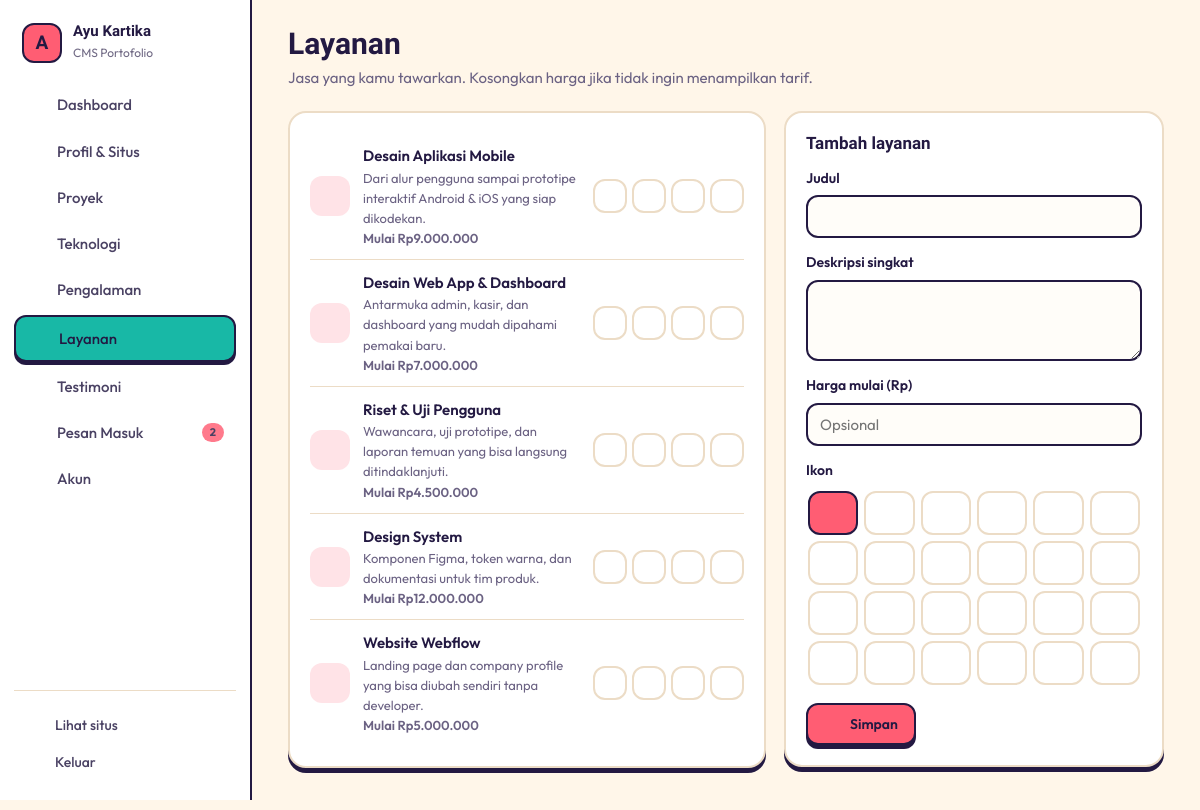
The app's page /index.php?page=layanan (signed in) with its own data.
### tables this page shows
CREATE TABLE layanan (
  id INT AUTO_INCREMENT PRIMARY KEY,
  judul VARCHAR(100) NOT NULL,
  deskripsi VARCHAR(255) NOT NULL,
  ikon VARCHAR(40) NOT NULL DEFAULT 'sparkles',
  harga_mulai INT UNSIGNED NULL,
  urutan INT NOT NULL DEFAULT 0
);

### index.php (called while the page is built, shortened)
<?php
require __DIR__ . '/includes/bootstrap.php';
$admin = [
    'login'         => 'pages/admin/login.php',
    'logout'        => 'pages/admin/logout.php',
    'dashboard'     => 'pages/admin/dashboard.php',
    'profil'        => 'pages/admin/profil.php',
    'kelola-proyek' => 'pages/admin/proyek.php',
    'proyek-form'   => 'pages/admin/proyek-form.php',
    'teknologi'     => 'pages/admin/teknologi.php',
    'pengalaman'    => 'pages/admin/pengalaman.php',
    'layanan'       => 'pages/admin/layanan.php',
    'testimoni'     => 'pages/admin/testimoni.php',
    'pesan'         => 'pages/admin/pesan.php',
    'akun'          => 'pages/admin/akun.php',
];
$page = (string) ($_GET['page'] ?? 'beranda');
require __DIR__ . '/' . $admin[$page];

### pages/admin/layanan.php (the view, shortened to what this page needs)
<?php
$edit = isset($_GET['id']) ? q('SELECT * FROM layanan WHERE id = ?', [(int) $_GET['id']])->fetch() : null;
$edit = $edit ?: ['id' => 0, 'judul' => '', 'deskripsi' => '', 'ikon' => 'code-xml', 'harga_mulai' => null];
$list = q('SELECT * FROM layanan ORDER BY urutan, id')->fetchAll();
require ROOT . '/includes/admin_header.php';
?>
<div class="grid-side">
    <section class="card">
        <ul class="rows">
            <?php foreach ($list as $x): ?>
                <li><span class="logo-box"><?= icon($x['ikon'], 22) ?></span><div class="grow"><b><?= e($x['judul']) ?></b><small><?= e($x['deskripsi']) ?></small><?php if ($x['harga_mulai']): ?><small class="acc">Mulai <?= rupiah((int) $x['harga_mulai']) ?></small><?php endif; ?></div>
                    <div class="row-acts">
                        <form method="post"><?= csrf_field() ?><input type="hidden" name="id" value="<?= $x['id'] ?>"><button class="icon-btn" name="aksi" value="naik"><?= icon('arrow-up', 16) ?></button></form>
                        <form method="post"><?= csrf_field() ?><input type="hidden" name="id" value="<?= $x['id'] ?>"><button class="icon-btn" name="aksi" value="turun"><?= icon('arrow-down', 16) ?></button></form>
                        <a class="icon-btn" href="<?= url('layanan', ['id' => $x['id']]) ?>"><?= icon('pencil', 16) ?></a>
                        <form method="post" onsubmit="return confirm('Hapus layanan ini?')"><button class="icon-btn danger" name="aksi" value="hapus"><?= icon('trash-2', 16) ?></button></form>
                    </div></li>
            <?php endforeach; ?>
        </ul>
    </section>
    <form method="post" class="card sticky">
        <div class="card-h"><h2><?= $edit['id'] ? 'Ubah layanan' : 'Tambah layanan' ?></h2><?php if ($edit['id']): ?><a href="<?= url('layanan') ?>">Batal</a><?php endif; ?></div>
        <label>Judul<input name="judul" value="<?= e($edit['judul']) ?>" required maxlength="100"></label>
        <label>Deskripsi singkat<textarea name="deskripsi" rows="3" maxlength="255" required><?= e($edit['deskripsi']) ?></textarea></label>
        <label>Harga mulai (Rp)<input name="harga_mulai" value="<?= $edit['harga_mulai'] ? number_format((int) $edit['harga_mulai'], 0, ',', '.') : '' ?>" inputmode="numeric" placeholder="Opsional"></label>
        <p class="lbl">Ikon</p>
        <div class="logo-grid">
            <?php foreach (IKON_LAYANAN as $ic): ?><label title="<?= $ic ?>"><input type="radio" name="ikon" value="<?= $ic ?>" <?= $edit['ikon'] === $ic ? 'checked' : '' ?>><span><?= icon($ic, 20) ?></span></label><?php endforeach; ?>
        </div>
        <button class="btn btn-main" type="submit"><?= icon('check', 18) ?> Simpan</button>
    </form>
</div>
<?php require ROOT . '/includes/admin_footer.php';

### includes/bootstrap.php (shortened to what this page needs)
<?php
function db(): PDO
{
    static $pdo = null;
    if ($pdo === null) {
        $c = require ROOT . '/config/database.php';
        $pdo = new PDO("mysql:host={$c['host']};port={$c['port']};dbname={$c['database']};charset=utf8mb4", $c['username'], $c['password'], [
            PDO::ATTR_ERRMODE => PDO::ERRMODE_EXCEPTION,
            PDO::ATTR_DEFAULT_FETCH_MODE => PDO::FETCH_ASSOC,
            PDO::ATTR_EMULATE_PREPARES => false,
        ]);
        $pdo->exec("SET time_zone = '+07:00'");
    }
    return $pdo;
}
function q(string $sql, array $params = []): PDOStatement
{
    $st = db()->prepare($sql);
    $st->execute($params);
    return $st;
}
function e($v): string { return htmlspecialchars((string) $v, ENT_QUOTES, 'UTF-8'); }
function url(string $page, array $p = []): string { return 'index.php?' . http_build_query(['page' => $page] + $p); }
function rupiah(?int $n): string { return 'Rp' . number_format((int) $n, 0, ',', '.'); }
function icon(string $name, int $size = 18, string $cls = 'ic'): string
{
    static $ic = null;
    $ic ??= require __DIR__ . '/icons.php';
    return '<svg class="' . $cls . '" width="' . $size . '" height="' . $size . '" viewBox="0 0 24 24" fill="none" stroke="currentColor" stroke-width="1.8" stroke-linecap="round" stroke-linejoin="round" aria-hidden="true">' . ($ic[$name] ?? '') . '</svg>';
}

### assets/css/admin.css (style rules this page uses)
:root { --bg:#fff6e9;--card:#ffffff;--field:#fffdf9;--ink:#231942;--muted:#6b6283; --line:#ecdcc6;--line-strong:#231942;--acc:#ff5d73;--acc-ink:#d63851;--acc-border:#231942;--on-acc:#231942;--acc-soft:#ffe3e7; --side:#ffffff;--side-ink:#231942;--side-hover:#fff1dd;--side-on:#18b8a6;--side-on-ink:#231942;--side-line:#ecdcc6;--side-border:2px solid #231942; --danger:#d63851;--err-bg:#ffe3e7;--ok-bg:#d9f5f0;--ok-ink:#0b6b60;--ok-line:#18b8a6; --r:18px;--r-sm:12px;--r-xs:6px;--bw:2px;--card-shadow:0 5px 0 #231942;--btn-shadow:0 4px 0 #231942; --f-head:'Gabarito',sans-serif;--f-body:'Outfit',sans-serif; }
*,*::before,*::after { box-sizing:border-box }
html { -webkit-text-size-adjust:100% }
body.adm { margin:0;background:var(--bg);color:var(--ink);font:15px/1.55 var(--f-body);min-height:100vh }
a { color:var(--acc-ink) }
h1,h2,h3 { font-family:var(--f-head);margin:0;line-height:1.2 }
.acc { color:var(--acc-ink);font-weight:600 }
.grow { flex:1;min-width:0 }
.ic { flex:none }
.btn { display:inline-flex;align-items:center;gap:8px;padding:10px 16px;border-radius:var(--r-sm);border:var(--bw) solid var(--line-strong);background:var(--card);color:var(--ink);font:600 14px var(--f-body);cursor:pointer;text-decoration:none;white-space:nowrap;transition:transform .15s }
.btn-main { background:var(--acc);border-color:var(--acc-border);color:var(--on-acc);box-shadow:var(--btn-shadow) }
.btn.danger,.icon-btn.danger { color:var(--danger) }
.icon-btn { width:34px;height:34px;display:inline-grid;place-items:center;border-radius:var(--r-sm);border:var(--bw) solid var(--line);background:var(--card);color:var(--ink);cursor:pointer;text-decoration:none;padding:0 }
.card { background:var(--card);border:var(--bw) solid var(--line);border-radius:var(--r);padding:20px;box-shadow:var(--card-shadow);min-width:0 }
.card+.card { margin-top:18px }
.card-h { display:flex;align-items:center;justify-content:space-between;gap:10px;margin-bottom:14px }
.card-h h2 { font-size:17px }
.grid-side { display:grid;grid-template-columns:minmax(0,1fr) 380px;gap:18px;align-items:start }
.grid-side .card+.card { margin-top:0 }
.sticky { position:sticky;top:20px }
.rows { list-style:none;margin:0;padding:0 }
.rows li { display:flex;align-items:center;gap:13px;padding:11px 0;border-bottom:1px solid var(--line) }
.rows li:last-child { border-bottom:0 }
.rows li b { display:block;font-weight:600 }
.rows li small { display:block;color:var(--muted);font-size:13px }
.av,.logo-box { width:40px;height:40px;flex:none;display:grid;place-items:center;border-radius:var(--r-sm);background:var(--acc-soft);color:var(--acc-ink);font-weight:700 }
.row-acts { display:flex;gap:5px;flex-wrap:wrap;justify-content:flex-end }
.row-acts form { margin:0 }
label { display:block;font-weight:600;font-size:14px;margin-bottom:14px }
.lbl { font-weight:600;font-size:14px;margin:0 0 8px }
input:not([type=checkbox]):not([type=radio]):not([type=file]):not([type=range]),select,textarea { display:block;width:100%;margin-top:6px;padding:10px 12px;border:var(--bw) solid var(--line-strong);border-radius:var(--r-sm);background:var(--field);color:var(--ink);font:400 15px var(--f-body) }
textarea { resize:vertical }
.logo-grid { display:grid;grid-template-columns:repeat(auto-fill,minmax(44px,1fr));gap:6px;max-height:230px;overflow-y:auto;margin-bottom:16px;padding:2px }
.logo-grid label { margin:0 }
.logo-grid span { height:44px;display:grid;place-items:center;border:var(--bw) solid var(--line);border-radius:var(--r-sm);cursor:pointer;color:var(--ink) }
.logo-grid input:checked+span { background:var(--acc);color:var(--on-acc);border-color:var(--acc-border) }

### records on screen
layanan: $size 22 (drawn), judul "Desain Aplikasi Mobile", deskripsi "Dari alur pengguna sampai prototipe interaktif Android & iOS yang siap dikodekan.", harga_mulai "Rp9.000.000"
layanan: $size 22 (drawn), judul "Desain Web App & Dashboard", deskripsi "Antarmuka admin, kasir, dan dashboard yang mudah dipahami pemakai baru.", harga_mulai "Rp7.000.000"
layanan: $size 22 (drawn), judul "Riset & Uji Pengguna", deskripsi "Wawancara, uji prototipe, dan laporan temuan yang bisa langsung ditindaklanjuti.", harga_mulai "Rp4.500.000"
layanan: $size 22 (drawn), judul "Design System", deskripsi "Komponen Figma, token warna, dan dokumentasi untuk tim produk.", harga_mulai "Rp12.000.000"
layanan: $size 22 (drawn), judul "Website Webflow", deskripsi "Landing page dan company profile yang bisa diubah sendiri tanpa developer.", harga_mulai "Rp5.000.000"

### other values on screen
mb_strtoupper(mb_substr(setting('nama', 'P'), 0, 1)) "A"
setting('nama') "Ayu Kartika"
$l "Dashboard"
$l "Profil & Situs"
$l "Proyek"
$l "Teknologi"
$l "Pengalaman"
$l "Layanan"
$l "Testimoni"
$l "Pesan Masuk"
$n "2"
$l "Akun"
$title "Layanan"
$sub "Jasa yang kamu tawarkan. Kosongkan harga jika tidak ingin menampilkan tarif."
